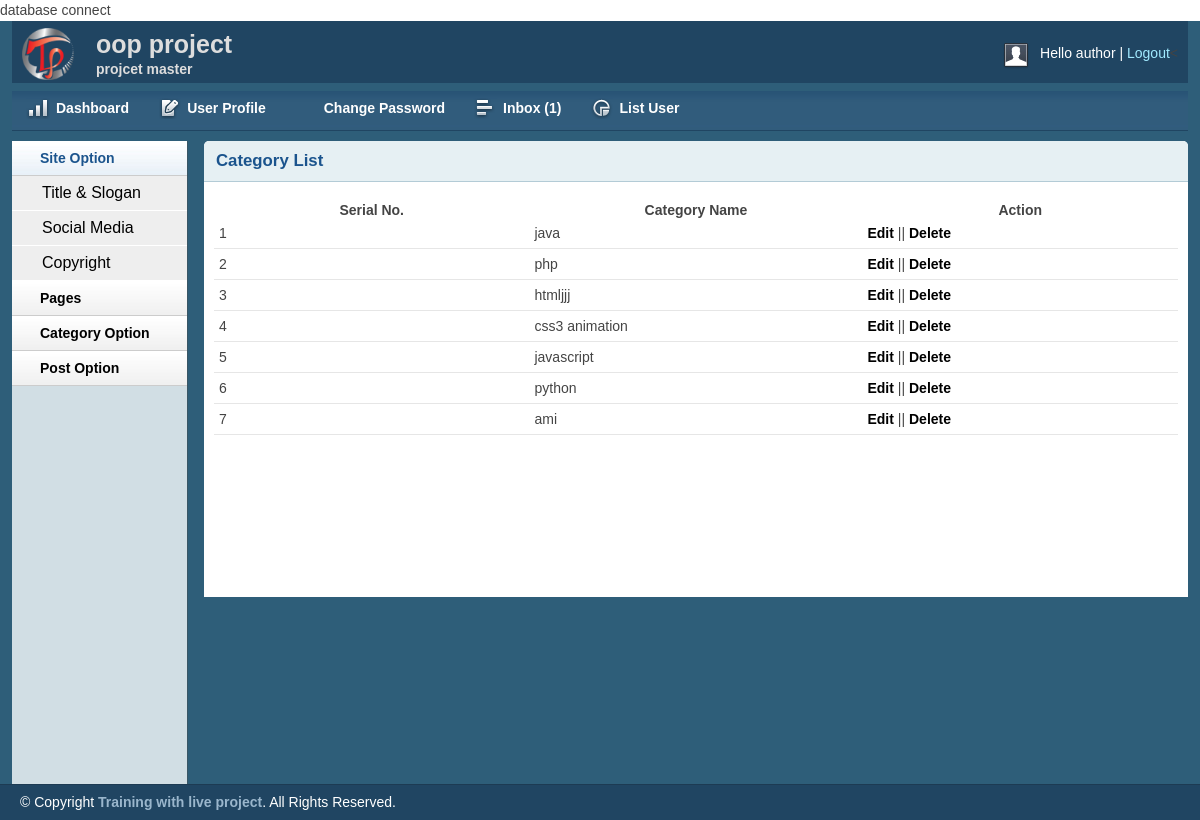
Screenshot of /admin/catlist.php (signed in) with the database file from the repository.
### tables this page shows
CREATE TABLE `tbl_cat` (
  `id` int(11) NOT NULL,
  `name` varchar(60) NOT NULL
);

### lib/Database.php (called while the page is built, shortened)
<?php
Class Database{
	public $host   = DB_HOST;
	public $user   = DB_USER;
	public $pass   = DB_PASS;
	public $dbname = DB_NAME;
	public $link;
	private function connectDB(){
	$this->link = new mysqli($this->host, $this->user, $this->pass, $this->dbname);
 }
	public function select($query){
		$result = $this->link->query($query) or die($this->link->error.__LINE__);
		if($result->num_rows > 0){
			return $result;
		} else {
			return false;
		}
	}
}

### admin/catlist.php (the view, shortened to what this page needs)
    <?php  require_once ("inc/admin_header.php"); ?>
    <?php  require_once ("inc/admin_sidebar.php"); ?>
    <div class="grid_10">
        <div class="box round first grid">
            <h2>Category List</h2>
            <div class="block">
                <table class="data display datatable" id="example">
	<thead>
		<tr>
			<th>Serial No.</th>
			<th>Category Name</th>
			<th>Action</th>
		</tr>
	</thead>
	<tbody>
                <?php
                $catagory_query = "select * from tbl_cat";
                $cata_connect = $db->select($catagory_query);
                if($cata_connect){
                    $i=1;
                    while($get_catagor = $cata_connect->fetch_assoc()){   ?>
                        <tr class="odd gradeX">
                            <td><?php echo $i; $i++; ?></td>
                            <td><?php echo $get_catagor['name']; ?></td>
                            <td><a href="edit_cat.php?edi_cat_id=<?php echo $get_catagor['id']; ?>">Edit</a> ||
                                <a onclick="return confirm('are you sure..?')" href="delete_cat.php?del_cat_id=<?php echo $get_catagor['id']; ?>">Delete</a></td>
                        </tr>
                    <?php } } else{ echo "no catagory create"; } ?>
	</tbody>
</table>
           </div>
        </div>
    </div>
    <?php  require_once ("inc/admin_footer.php"); ?>

### admin/css/layout.css (style rules this page uses)
body { background: #fff none repeat scroll 0 0; color: #444; font-size: 14px; padding: 0; }
a { color: #000; font-weight:bold; text-decoration: none; }
h1, h2, h3, h4, h5, h6 { line-height:1.2em; margin-bottom:.3em; }
h2 { margin-top:1em; }
.box { background:#fff; margin-bottom:20px; padding:10px 10px 10px 10px; margin-left:-8px; }
.box.grid { padding-bottom:40px; }
.box.round { -moz-border-radius: 5px 5px 0px 0px; -webkit-border-radius: 5px 5px 0px 0px; border-radius: 5px 5px 0px 0px; }
.box h2 { font-size:1.2em; font-weight:bold; color:#1B548D; background:#E6F0F3; margin:-10px -10px 0 -10px; padding:10px 12px; border-bottom:1px solid #B3CBD6; -moz-border-radius: 5px 5px 0px 0px; -webkit-border-radius: 5px 5px 0px 0px; border-radius: 5px 5px 0px 0px; }
.box.first { min-height: 406px; }
.block { padding-top:20px; }
.block { padding-bottom:1px; }
table.display { margin: 0 auto; clear: both; width: 100%; }
tr.odd { height: 30px; line-height: 30px; border-bottom:1px solid #e6e6e6; }
tr.odd td, tr.even td { padding-left:5px; }
tr.gradeX td { width: 5%; }

### rows the page displays
tbl_cat: name "java"
tbl_cat: name "php"
tbl_cat: name "htmljjj"
tbl_cat: name "css3 animation"
tbl_cat: name "javascript"
tbl_cat: name "python"
tbl_cat: name "ami"

### other values shown
session::get("user") "author"
$count "1"
